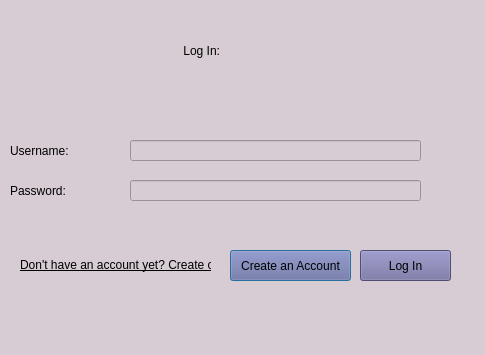
<?xml version="1.0" encoding="UTF-8"?>
<ui version="4.0">
 <class>login</class>
 <widget class="QDialog" name="login">
  <property name="geometry">
   <rect>
    <x>0</x>
    <y>0</y>
    <width>485</width>
    <height>355</height>
   </rect>
  </property>
  <property name="sizePolicy">
   <sizepolicy hsizetype="Expanding" vsizetype="Expanding">
    <horstretch>0</horstretch>
    <verstretch>0</verstretch>
   </sizepolicy>
  </property>
  <property name="windowTitle">
   <string>Dialog</string>
  </property>
  <property name="styleSheet">
   <string notr="true">background-color: rgb(215, 203, 212)
</string>
  </property>
  <property name="sizeGripEnabled">
   <bool>false</bool>
  </property>
  <widget class="QLabel" name="signinLabel">
   <property name="geometry">
    <rect>
     <x>180</x>
     <y>20</y>
     <width>131</width>
     <height>61</height>
    </rect>
   </property>
   <property name="styleSheet">
    <string notr="true">color: rgb(0, 0, 0);
font: 75 28pt &quot;Rockwell&quot;;</string>
   </property>
   <property name="text">
    <string> Log In:</string>
   </property>
  </widget>
  <widget class="QLabel" name="usernameLabel">
   <property name="geometry">
    <rect>
     <x>10</x>
     <y>140</y>
     <width>106</width>
     <height>21</height>
    </rect>
   </property>
   <property name="styleSheet">
    <string notr="true">font: 75 16pt &quot;Rockwell&quot;;
color: rgb(0, 0, 0)</string>
   </property>
   <property name="text">
    <string>Username:</string>
   </property>
  </widget>
  <widget class="QLabel" name="passwordLabel">
   <property name="geometry">
    <rect>
     <x>10</x>
     <y>180</y>
     <width>111</width>
     <height>21</height>
    </rect>
   </property>
   <property name="styleSheet">
    <string notr="true">font: 75 16pt &quot;Rockwell&quot;;
color:rgb(0, 0, 0)</string>
   </property>
   <property name="text">
    <string>Password: </string>
   </property>
  </widget>
  <widget class="QLineEdit" name="username">
   <property name="geometry">
    <rect>
     <x>130</x>
     <y>140</y>
     <width>291</width>
     <height>21</height>
    </rect>
   </property>
   <property name="styleSheet">
    <string notr="true">color: rgb(0, 0, 0);
font: 75 10pt &quot;Rockwell&quot;;</string>
   </property>
   <property name="text">
    <string/>
   </property>
  </widget>
  <widget class="QLineEdit" name="password">
   <property name="geometry">
    <rect>
     <x>130</x>
     <y>180</y>
     <width>291</width>
     <height>21</height>
    </rect>
   </property>
   <property name="styleSheet">
    <string notr="true">color: rgb(0, 0, 0);
font: 75 10pt &quot;Rockwell&quot;;</string>
   </property>
   <property name="text">
    <string/>
   </property>
  </widget>
  <widget class="QPushButton" name="createAccountButton">
   <property name="geometry">
    <rect>
     <x>230</x>
     <y>250</y>
     <width>121</width>
     <height>31</height>
    </rect>
   </property>
   <property name="styleSheet">
    <string notr="true">background-color: rgb(111, 108, 158);
font: 75 10pt &quot;Rockwell&quot;;
</string>
   </property>
   <property name="text">
    <string>Create an Account</string>
   </property>
  </widget>
  <widget class="QPushButton" name="loginButton">
   <property name="geometry">
    <rect>
     <x>360</x>
     <y>250</y>
     <width>91</width>
     <height>31</height>
    </rect>
   </property>
   <property name="styleSheet">
    <string notr="true">background-color: rgb(111, 108, 158);
font: 75 10pt &quot;Rockwell&quot;;
</string>
   </property>
   <property name="text">
    <string>Log In</string>
   </property>
  </widget>
  <widget class="QLabel" name="label">
   <property name="geometry">
    <rect>
     <x>20</x>
     <y>255</y>
     <width>191</width>
     <height>20</height>
    </rect>
   </property>
   <property name="styleSheet">
    <string notr="true">font: 8pt &quot;MS Shell Dlg 2&quot;;
text-decoration: underline;</string>
   </property>
   <property name="text">
    <string>Don't have an account yet? Create one!</string>
   </property>
  </widget>
  <widget class="QLabel" name="error">
   <property name="geometry">
    <rect>
     <x>10</x>
     <y>230</y>
     <width>211</width>
     <height>16</height>
    </rect>
   </property>
   <property name="styleSheet">
    <string notr="true">color: rgb(255, 0, 0);
font: 75 8pt &quot;MS Shell Dlg 2&quot;;</string>
   </property>
   <property name="text">
    <string/>
   </property>
  </widget>
 </widget>
 <resources/>
 <connections/>
</ui>
